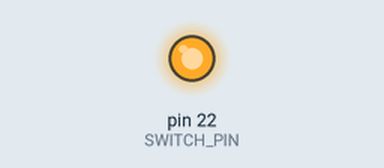
The sketch below on a simulated Arduino Mega 2560, built with avr-gcc and run on an emulated ATmega2560. Parts: output pins drawn as LEDs (lit = HIGH).

Above: at 1.5 s.
At 4.5 s:
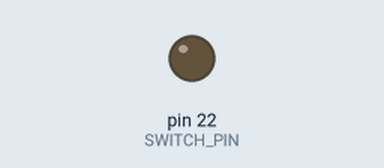
Timing chart, 0 to 7.8 s (numbered marks = the images above):
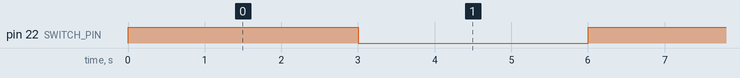

The sketch:

test_npn_switch.ino
```cpp
#define SWITCH_PIN 22

void setup(){
  pinMode(SWITCH_PIN, OUTPUT);
  digitalWrite(SWITCH_PIN, LOW);
}

void loop(){
  digitalWrite(SWITCH_PIN, HIGH);
  delay(3000);
  digitalWrite(SWITCH_PIN, LOW);
  delay(3000);
}
```

Measured:
- by itself, pin 22 (SWITCH_PIN): alternates HIGH for 3.0 s and LOW for 3.0 s
